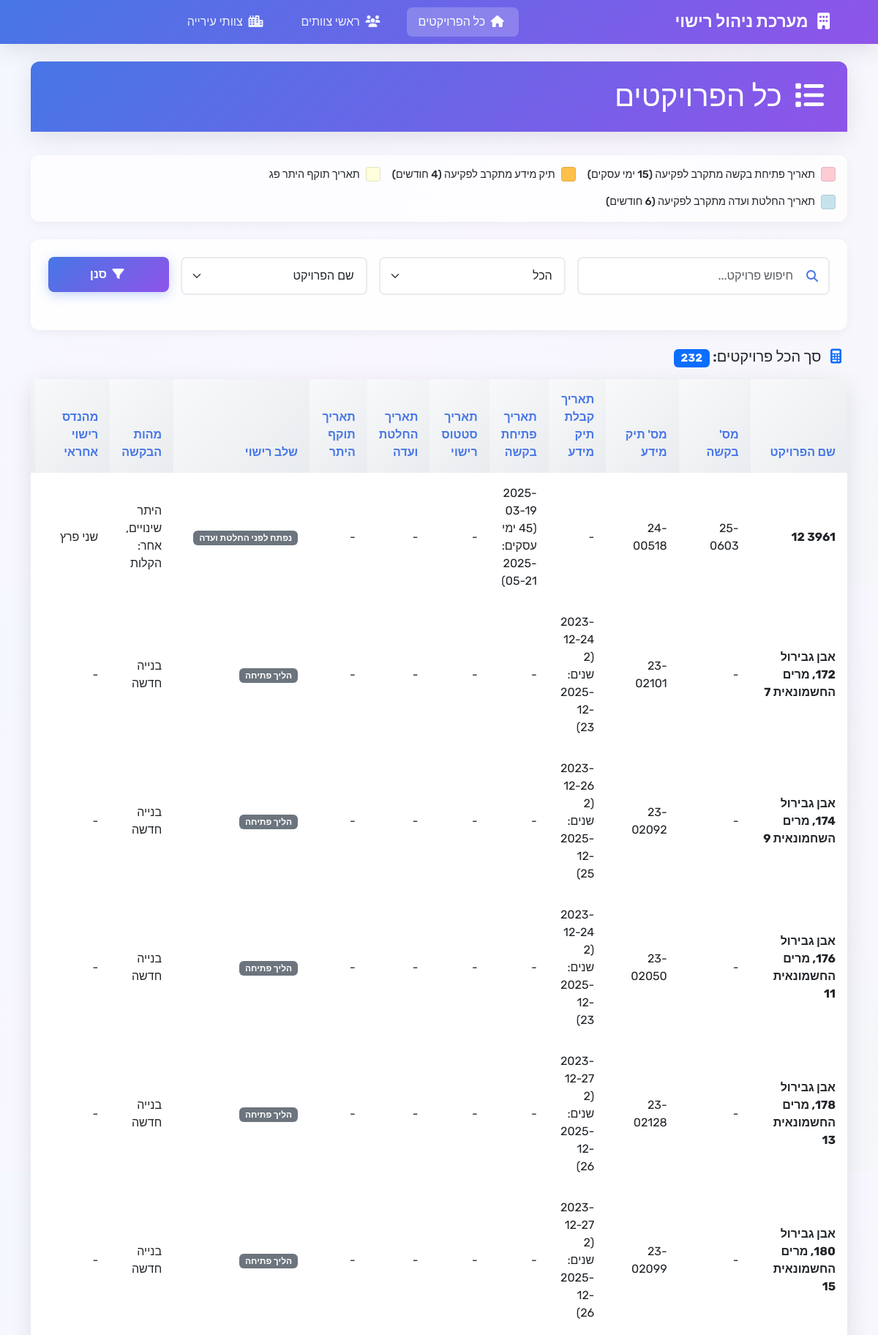
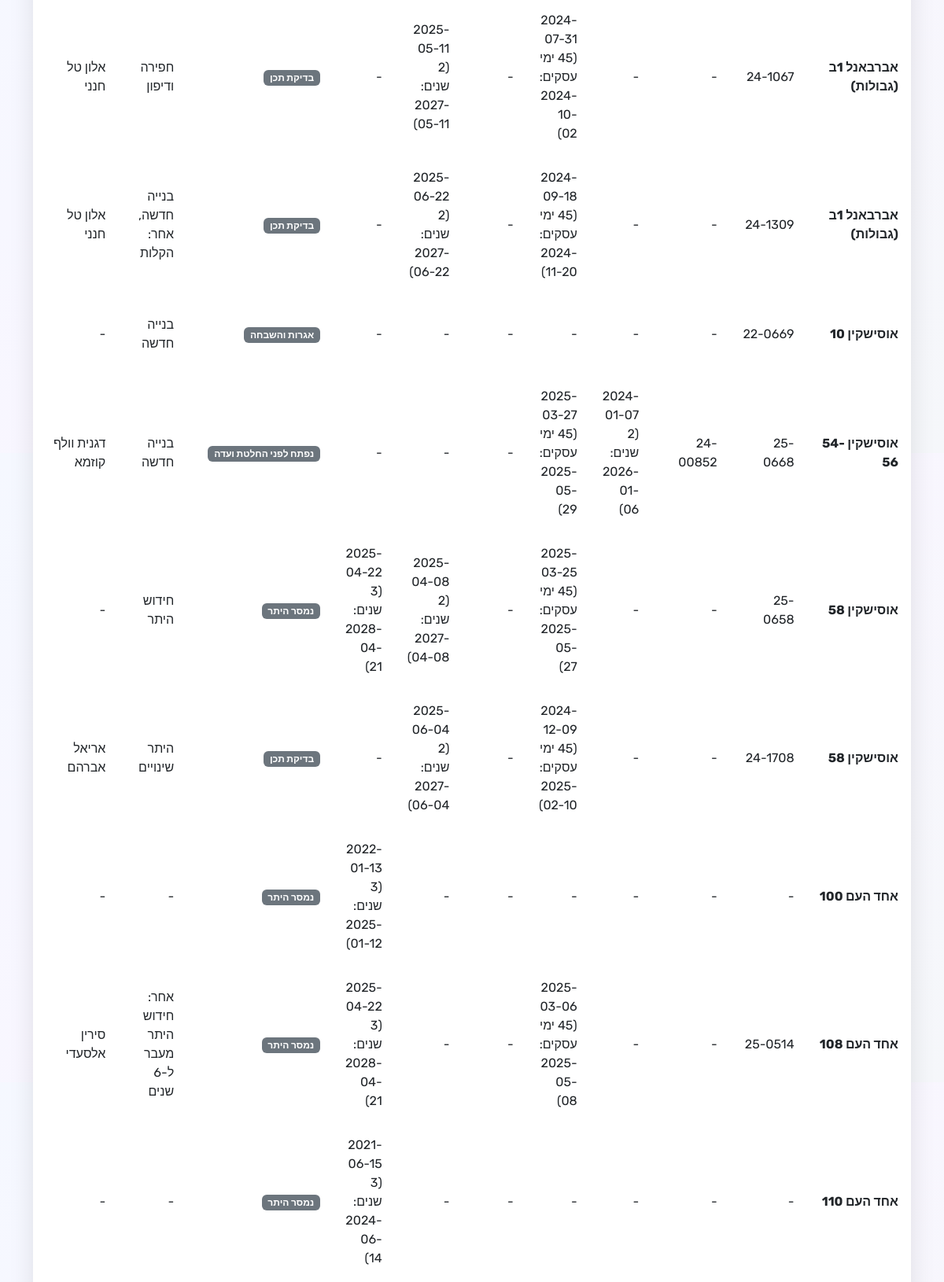
The page / (upper part) on the database its author committed (2 pictures, top to bottom).
### tables this page shows
CREATE TABLE projects (
                id INTEGER PRIMARY KEY AUTOINCREMENT,
                project_name TEXT NOT NULL,
                request_number TEXT NOT NULL,
                date TEXT NOT NULL,
                team_leader TEXT NOT NULL,
                stage TEXT NOT NULL
            , request_date TEXT, opening_date TEXT, notes TEXT, licensing_engineer TEXT, request_types TEXT, engineer TEXT, info_file_number TEXT, status_date TEXT, management_company TEXT, entrepreneur_name TEXT, architect TEXT, city TEXT, city_team TEXT, committee_date TEXT, permit_validity_date TEXT, info_date_extension INTEGER DEFAULT 0, opening_date_extension INTEGER DEFAULT 0, status_date_extension INTEGER DEFAULT 0, committee_date_extension INTEGER DEFAULT 0, permit_validity_date_extension INTEGER DEFAULT 0);

### app.py (the view, shortened to what this page needs)
@app.route('/')
def index():
    conn = get_db_connection()
    search = request.args.get('search', '')
    stage_filter = request.args.get('stage', 'הכל')
    sort_by = request.args.get('sort', 'project_name')
    query = """
        SELECT
            id, project_name, request_number, info_file_number,
            date, opening_date, status_date, committee_date, permit_validity_date,
            team_leader, stage, request_types, engineer, management_company,
            entrepreneur_name, architect, city, notes,
            info_date_extension, opening_date_extension, status_date_extension,
            committee_date_extension, permit_validity_date_extension, city_team
        FROM projects
        WHERE 1=1
    """
    params = []
    if stage_filter != 'הכל':
        query += " AND stage = ?"
        params.append(stage_filter)
    if sort_by in ['project_name', 'request_number', 'date', 'opening_date', 'stage', 'engineer', 'team_leader']:
        query += f" ORDER BY {sort_by}"
    else:
        query += " ORDER BY project_name"
    projects = conn.execute(query, params).fetchall()
    formatted_projects = []
    for project in projects:
        project_dict = dict(project)
        if project_dict.get('date'):
            project_dict['formatted_info_date'] = format_date_with_extension(
                project_dict['date'],
                project_dict.get('info_date_extension', 0),
                'info'
            )
        if project_dict.get('opening_date'):
            project_dict['formatted_opening_date'] = format_date_with_extension(
                project_dict['opening_date'],
                project_dict.get('opening_date_extension', 0),
                'opening'
            )
        if project_dict.get('committee_date'):
            project_dict['formatted_committee_date'] = format_date_with_extension(
                project_dict['committee_date'],
                project_dict.get('committee_date_extension', 0),
                'committee'
            )
        if project_dict.get('permit_validity_date'):
            project_dict['formatted_permit_date'] = format_date_with_extension(
                project_dict['permit_validity_date'],
                project_dict.get('permit_validity_date_extension', 0),
                'permit'
            )
        project_dict['row_color'] = get_row_color_class(project_dict)
        formatted_projects.append(project_dict)
    conn.close()
    return render_template('index.html',
                         projects=formatted_projects,
                         stages=LICENSING_STAGES,
                         current_stage=stage_filter,
                         search=search,
                         sort_by=sort_by,
                         project_count=len(formatted_projects))

### app.py (called while the page is built, shortened)
def get_db_connection():
    conn = sqlite3.connect(DATABASE_PATH)
    conn.row_factory = sqlite3.Row
    return conn

def calculate_base_date_by_type(original_date, field_type):
    if field_type == 'opening':
        business_target = calculate_business_days(original_date.strftime('%Y-%m-%d'), 45)
        return datetime.strptime(business_target, '%Y-%m-%d') if business_target else original_date + timedelta(days=180)
    elif field_type in ['info', 'committee']:
        return original_date + timedelta(days=730)
    elif field_type == 'permit':
        return original_date + timedelta(days=1095)
    else:
        return original_date + timedelta(days=180)

def format_base_date_by_type(original_date_str, field_type):
    if not original_date_str:
        return ""
    try:
        original_date = datetime.strptime(original_date_str, '%Y-%m-%d')
        base_date = calculate_base_date_by_type(original_date, field_type)
        if field_type == 'opening':
            business_target = calculate_business_days(original_date_str, 45)
            return f"{original_date_str}<br>(45 ימי עסקים: {business_target})"
        elif field_type in ['info', 'committee']:
            return f"{original_date_str}<br>(2 שנים: {base_date.strftime('%Y-%m-%d')})"
        elif field_type == 'permit':
            return f"{original_date_str}<br>(3 שנים: {base_date.strftime('%Y-%m-%d')})"
        else:
            return original_date_str
    except:
        return original_date_str

def get_base_description(field_type):
    if field_type == 'opening':
        return "45 ימי עסקים"
    elif field_type in ['info', 'committee']:
        return "2 שנים"
    elif field_type == 'permit':
        return "3 שנים"
    else:
        return "בסיס"

def check_date_expired_with_extensions(date_str):
    try:
        if not date_str:
            return False
        current_date = datetime.now()
        if '<br>' in date_str and ':' in date_str:
            lines = date_str.split('<br>')
            if len(lines) >= 2:
                import re
                date_match = re.search(r':\s*(\d{4}-\d{2}-\d{2})', lines[1])
                if date_match:
                    target_date_str = date_match.group(1)
                    target_date = datetime.strptime(target_date_str, '%Y-%m-%d')
                    return current_date.date() > target_date.date()
    except:
        return False

### templates/index.html (shortened to what this page needs)
{% extends "base.html" %}
{% block content %}
<div class="row">
    <div class="col-12">
        <div class="card">
            <div class="card-header">
                <h1 class="mb-0">
                    <i class="fas fa-list me-2"></i>
                    כל הפרויקטים
                </h1>
            </div>
        </div>
        <div class="status-legend">
            <div class="legend-item">
                <div class="legend-color" style="background-color: rgba(255, 182, 193, 0.7);"></div>
                <span>תאריך פתיחת בקשה מתקרב לפקיעה (15 ימי עסקים)</span>
            </div>
            <div class="legend-item">
                <div class="legend-color" style="background-color: rgba(255, 165, 0, 0.7);"></div>
                <span>תיק מידע מתקרב לפקיעה (4 חודשים)</span>
            </div>
            <div class="legend-item">
                <div class="legend-color" style="background-color: rgba(255, 255, 204, 0.7);"></div>
                <span>תאריך תוקף היתר פג</span>
            </div>
            <div class="legend-item">
                <div class="legend-color" style="background-color: rgba(173, 216, 230, 0.7);"></div>
                <span>תאריך החלטת ועדה מתקרב לפקיעה (6 חודשים)</span>
            </div>
        </div>
        <div class="filter-section">
            <form method="GET" class="row g-3">
                <div class="col-md-4">
                    <div class="search-container">
                        <input type="text" class="form-control" name="search"
                               value="{{ search }}" placeholder="חיפוש פרויקט...">
                        <i class="fas fa-search search-icon"></i>
                    </div>
                </div>
                <div class="col-md-3">
                    <select class="form-select" name="stage">
                        {% for stage in stages %}
                        <option value="{{ stage }}" {{ 'selected' if stage == current_stage }}>
                            {{ stage }}
                        </option>
                        {% endfor %}
                    </select>
                </div>
                <div class="col-md-3">
                    <select class="form-select" name="sort">
                        <option value="project_name" {{ 'selected' if sort_by == 'project_name' }}>שם הפרויקט</option>
                    </select>
                </div>
                <div class="col-md-2">
                    <button type="submit" class="btn btn-primary w-100">
                        <i class="fas fa-filter me-1"></i>
                        סנן
                    </button>
                </div>
            </form>
        </div>
        <div class="d-flex justify-content-between align-items-center mb-3">
            <h5 class="mb-0">
                <i class="fas fa-calculator me-2 text-primary"></i>
                סך הכל פרויקטים: <span class="badge bg-primary">{{ project_count }}</span>
            </h5>
        </div>
        <div class="card">
            <div class="card-body p-0">
                <div class="table-responsive">
                    <table class="table table-hover mb-0">
                        <thead>
                            <tr>
                                <th>שם הפרויקט</th>
                                <th>מס' בקשה</th>
                                <th>מס' תיק מידע</th>
                                <th>תאריך קבלת תיק מידע</th>
                                <th>תאריך פתיחת בקשה</th>
                                <th>תאריך סטטוס רישוי</th>
                                <th>תאריך החלטת ועדה</th>
                                <th>תאריך תוקף היתר</th>
                                <th>שלב רישוי</th>
                                <th>מהות הבקשה</th>
                                <th>מהנדס רישוי אחראי</th>
                                <th>חברת ניהול</th>
                            </tr>
                        </thead>
                        <tbody>
                            {% for project in projects %}
                            <tr class="{% if project.row_color %}row-{{ project.row_color }}{% endif %}">
                                <td class="fw-bold">{{ project.project_name or '-' }}</td>
                                <td>{{ project.request_number or '-' }}</td>
                                <td>{{ project.info_file_number or '-' }}</td>
                                <td>{{ project.formatted_info_date|safe or project.date or '-' }}</td>
                                <td>{{ project.formatted_opening_date|safe or project.opening_date or '-' }}</td>
                                <td>{{ project.status_date or '-' }}</td>
                                <td>{{ project.formatted_committee_date|safe or project.committee_date or '-' }}</td>
                                <td>{{ project.formatted_permit_date|safe or project.permit_validity_date or '-' }}</td>
                                <td>
                                    <span class="badge bg-secondary">{{ project.stage or '-' }}</span>
                                </td>
                                <td>{{ project.request_types or '-' }}</td>
                                <td>{{ project.engineer or '-' }}</td>
                                <td>{{ project.management_company or '-' }}</td>
                            </tr>
                            {% endfor %}
                        </tbody>
                    </table>
                </div>
            </div>
        </div>
    </div>
</div>
{% endblock %}

### templates/base.html (style rules this page uses)
:root { --primary-gradient: linear-gradient(135deg, #4776E6 0%, #8E54E9 100%); --primary-color: #4776E6; --secondary-color: #8E54E9; --bg-gradient: linear-gradient(135deg, #f5f8ff 0%, #f9f6ff 50%, #f5f7fa 100%); --card-shadow: 0 8px 32px rgba(0, 0, 0, 0.1); --border-radius: 12px; }
* { font-family: 'Rubik', -apple-system, BlinkMacSystemFont, 'Segoe UI', sans-serif; }
body { background: var(--bg-gradient); min-height: 100vh; direction: rtl; }
.card { border: none; border-radius: var(--border-radius); box-shadow: var(--card-shadow); backdrop-filter: blur(10px); background: rgba(255, 255, 255, 0.95); margin-bottom: 2rem; }
.card-header { background: var(--primary-gradient); color: white; border: none; border-radius: var(--border-radius) var(--border-radius) 0 0 !important; font-weight: 600; padding: 1.5rem; }
.btn-primary { background: var(--primary-gradient); border: none; border-radius: 8px; padding: 0.75rem 1.5rem; font-weight: 600; transition: all 0.3s ease; box-shadow: 0 4px 15px rgba(71, 118, 230, 0.3); }
.form-control, .form-select { border: 2px solid #e9ecef; border-radius: 8px; padding: 0.75rem 1rem; transition: all 0.3s ease; }
.table { border-radius: var(--border-radius); overflow: hidden; box-shadow: none; }
.table thead th { background: linear-gradient(135deg, #f8f9fa 0%, #e9ecef 100%); border: none; font-weight: 600; color: var(--primary-color); text-align: right; padding: 1rem; }
.table tbody td { border: none; padding: 1rem; text-align: right; vertical-align: middle; }
.table tbody tr { transition: all 0.3s ease; }
.row-warning { background-color: rgba(255, 255, 204, 0.7) !important; }
.row-approaching { background-color: rgba(255, 182, 193, 0.7) !important; }
.row-info_expiring { background-color: rgba(255, 165, 0, 0.7) !important; }
.status-legend { display: flex; flex-wrap: wrap; gap: 1rem; margin-bottom: 1.5rem; padding: 1rem; background: rgba(255, 255, 255, 0.8); border-radius: var(--border-radius); box-shadow: 0 4px 15px rgba(0, 0, 0, 0.05); }
.legend-item { display: flex; align-items: center; gap: 0.5rem; font-size: 0.9rem; font-weight: 500; }
.legend-color { width: 20px; height: 20px; border-radius: 4px; border: 1px solid rgba(0, 0, 0, 0.1); }
.search-container { position: relative; margin-bottom: 1.5rem; }
.search-container .form-control { padding-right: 3rem; }
.search-container .search-icon { position: absolute; right: 1rem; top: 50%; transform: translateY(-50%); color: var(--primary-color); }
.filter-section { background: rgba(255, 255, 255, 0.9); padding: 1.5rem; border-radius: var(--border-radius); margin-bottom: 1.5rem; box-shadow: 0 4px 15px rgba(0, 0, 0, 0.05); }

### rows shown on the page
projects: project_name "3961 12", request_number "25-0603", info_file_number "24-00518", formatted_info_date "-", formatted_opening_date "2025-03-19 (45 ימי עסקים: 2025-05-21)", status_date "-", formatted_committee_date "-", formatted_permit_date "-", stage "נפתח לפני החלטת ועדה", request_types "היתר שינויים, אחר: הקלות", engineer "שני פרץ"
projects: project_name "אבן גבירול 172, מרים החשמונאית 7", request_number "-", info_file_number "23-02101", formatted_info_date "2023-12-24 (2 שנים: 2025-12-23)", formatted_opening_date "-", status_date "-", formatted_committee_date "-", formatted_permit_date "-", stage "הליך פתיחה", request_types "בנייה חדשה", engineer "-"
projects: project_name "אבן גבירול 174, מרים השחמונאית 9", request_number "-", info_file_number "23-02092", formatted_info_date "2023-12-26 (2 שנים: 2025-12-25)", formatted_opening_date "-", status_date "-", formatted_committee_date "-", formatted_permit_date "-", stage "הליך פתיחה", request_types "בנייה חדשה", engineer "-"
projects: project_name "אבן גבירול 176, מרים החשמונאית 11", request_number "-", info_file_number "23-02050", formatted_info_date "2023-12-24 (2 שנים: 2025-12-23)", formatted_opening_date "-", status_date "-", formatted_committee_date "-", formatted_permit_date "-", stage "הליך פתיחה", request_types "בנייה חדשה", engineer "-"
projects: project_name "אבן גבירול 178, מרים החשמונאית 13", request_number "-", info_file_number "23-02128", formatted_info_date "2023-12-27 (2 שנים: 2025-12-26)", formatted_opening_date "-", status_date "-", formatted_committee_date "-", formatted_permit_date "-", stage "הליך פתיחה", request_types "בנייה חדשה", engineer "-"
projects: project_name "אבן גבירול 180, מרים החשמונאית 15", request_number "-", info_file_number "23-02099", formatted_info_date "2023-12-27 (2 שנים: 2025-12-26)", formatted_opening_date "-", status_date "-", formatted_committee_date "-", formatted_permit_date "-", stage "הליך פתיחה", request_types "בנייה חדשה", engineer "-"
projects: project_name "אברבאנל 1ב (גבולות)", request_number "24-1067", info_file_number "-", formatted_info_date "-", formatted_opening_date "2024-07-31 (45 ימי עסקים: 2024-10-02)", status_date "-", formatted_committee_date "2025-05-11 (2 שנים: 2027-05-11)", formatted_permit_date "-", stage "בדיקת תכן", request_types "חפירה ודיפון", engineer "אלון טל חנני"
projects: project_name "אברבאנל 1ב (גבולות)", request_number "24-1309", info_file_number "-", formatted_info_date "-", formatted_opening_date "2024-09-18 (45 ימי עסקים: 2024-11-20)", status_date "-", formatted_committee_date "2025-06-22 (2 שנים: 2027-06-22)", formatted_permit_date "-", stage "בדיקת תכן", request_types "בנייה חדשה, אחר: הקלות", engineer "אלון טל חנני"
projects: project_name "אוסישקין 10", request_number "22-0669", info_file_number "-", formatted_info_date "-", formatted_opening_date "-", status_date "-", formatted_committee_date "-", formatted_permit_date "-", stage "אגרות והשבחה", request_types "בנייה חדשה", engineer "-"
projects: project_name "אוסישקין 54-56", request_number "25-0668", info_file_number "24-00852", formatted_info_date "2024-01-07 (2 שנים: 2026-01-06)", formatted_opening_date "2025-03-27 (45 ימי עסקים: 2025-05-29)", status_date "-", formatted_committee_date "-", formatted_permit_date "-", stage "נפתח לפני החלטת ועדה", request_types "בנייה חדשה", engineer "דגנית וולף קוזמא"
projects: project_name "אוסישקין 58", request_number "25-0658", info_file_number "-", formatted_info_date "-", formatted_opening_date "2025-03-25 (45 ימי עסקים: 2025-05-27)", status_date "-", formatted_committee_date "2025-04-08 (2 שנים: 2027-04-08)", formatted_permit_date "2025-04-22 (3 שנים: 2028-04-21)", stage "נמסר היתר", request_types "חידוש היתר", engineer "-"
projects: project_name "אוסישקין 58", request_number "24-1708", info_file_number "-", formatted_info_date "-", formatted_opening_date "2024-12-09 (45 ימי עסקים: 2025-02-10)", status_date "-", formatted_committee_date "2025-06-04 (2 שנים: 2027-06-04)", formatted_permit_date "-", stage "בדיקת תכן", request_types "היתר שינויים", engineer "אריאל אברהם"
projects: project_name "אחד העם 100", request_number "-", info_file_number "-", formatted_info_date "-", formatted_opening_date "-", status_date "-", formatted_committee_date "-", formatted_permit_date "2022-01-13 (3 שנים: 2025-01-12)", stage "נמסר היתר", request_types "-", engineer "-"
projects: project_name "אחד העם 108", request_number "25-0514", info_file_number "-", formatted_info_date "-", formatted_opening_date "2025-03-06 (45 ימי עסקים: 2025-05-08)", status_date "-", formatted_committee_date "-", formatted_permit_date "2025-04-22 (3 שנים: 2028-04-21)", stage "נמסר היתר", request_types "אחר: חידוש היתר מעבר ל-6 שנים", engineer "סירין אלסעדי"
projects: project_name "אחד העם 110", request_number "-", info_file_number "-", formatted_info_date "-", formatted_opening_date "-", status_date "-", formatted_committee_date "-", formatted_permit_date "2021-06-15 (3 שנים: 2024-06-14)", stage "נמסר היתר", request_types "-", engineer "-"

### other values the page prints
{{ project_count }} "232"
form field stage "הכל"
